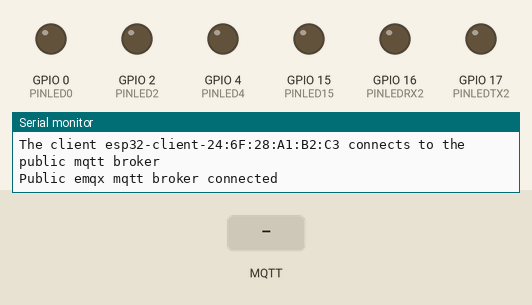
The sketch below on a simulated ESP32. On the bench: output pins drawn as LEDs (lit = HIGH), the last lines printed to the serial monitor. The inputs (shaded band) are chosen by the test bench. WiFi joins after 1.5 s; servers stay silent unless stated; no MQTT or app messages arrive unless stated.

Above: at 2.7 s.
2.8 s: MQTT message "0" arrives on the first subscribed topic
At 3.1 s:
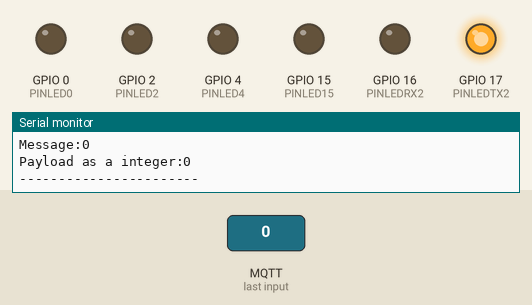
4.3 s: MQTT message "2" arrives on the first subscribed topic
At 5.4 s:
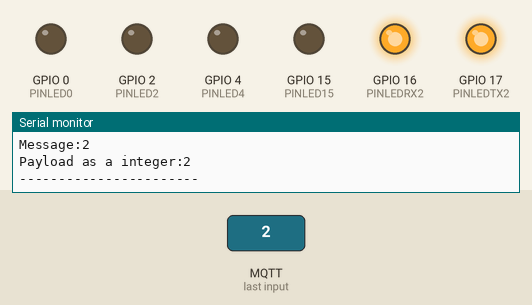
5.8 s: MQTT message "1" arrives on the first subscribed topic
At 6.6 s:
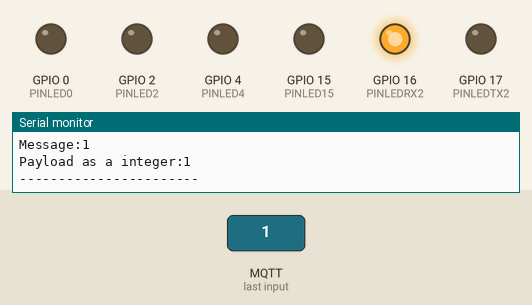
7.3 s: MQTT message "4" arrives on the first subscribed topic
At 7.7 s:
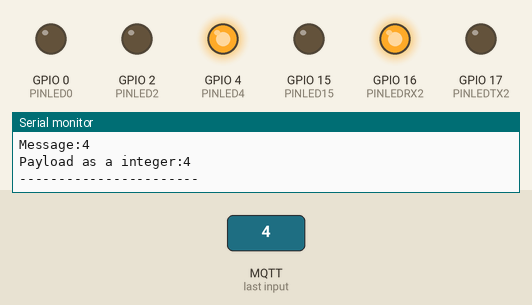
8.8 s: MQTT message "on" arrives on the first subscribed topic
At 10.0 s:
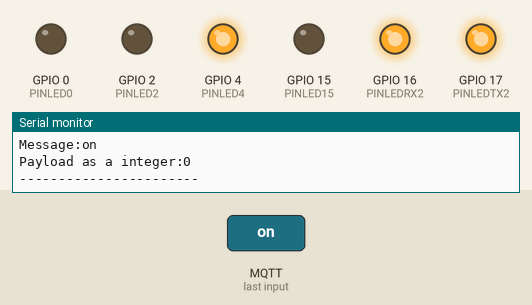
10.3 s: MQTT message "3" arrives on the first subscribed topic
At 11.2 s:
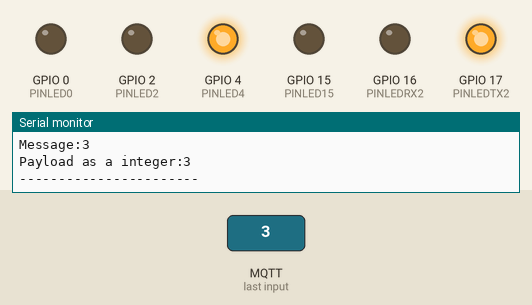
Timing chart, 0 to 12.8 s (numbered marks = the images above; inputs shaded):
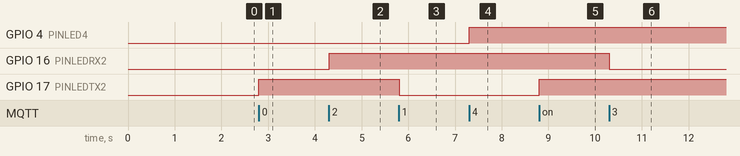

The sketch:

MqttCodeTestWorking_Rod_PinesADC2.ino
```cpp
#include <WiFi.h>
#include <PubSubClient.h>

// WiFi
const char *ssid = "ppasinomas";     // Enter your WiFi name
const char *password = "Pepe2013=";  // Enter WiFi password

// MQTT Broker
const char *mqtt_broker = "broker.emqx.io";  // broker address
const char *topic = "Esp32/Test";            // define topic
const char *mqtt_username = "RodSturmm";     // username for authentication
const char *mqtt_password = "racing20188";   // password for authentication
const int mqtt_port = 1883;                  // port of MQTT over TCP

// Output control components
#define PINLEDTX2 17
#define PINLEDRX2 16
#define PINLED4 4
#define PINLED2 2
#define PINLED15 15
#define PINLED0 0
int PAYLOADINT;

// Define espClient as a WiFiClient object class and  client as PubSubClient object class.
WiFiClient espClient;
PubSubClient client(espClient);

void setup() {
  // Set PINLED as output
  pinMode(PINLEDTX2, OUTPUT);
  pinMode(PINLEDRX2, OUTPUT);
  pinMode(PINLED4, OUTPUT);
  pinMode(PINLED2, OUTPUT);
  pinMode(PINLED15, OUTPUT);
  pinMode(PINLED0, OUTPUT);
  // Set software serial baud to 115200;
  Serial.begin(115200);
  // connecting to a WiFi network
  WiFi.begin(ssid, password);
  while (WiFi.status() != WL_CONNECTED) {
    delay(500);
    Serial.println("Connecting to WiFi..");
  }
  Serial.println("Connected to the WiFi network");
  //connecting to a mqtt broker
  client.setServer(mqtt_broker, mqtt_port);
  client.setCallback(callback);
  while (!client.connected()) {
    String client_id = "esp32-client-";
    client_id += String(WiFi.macAddress());
    Serial.printf("The client %s connects to the public mqtt broker\n", client_id.c_str());
    if (client.connect(client_id.c_str(), mqtt_username, mqtt_password)) {
      Serial.println("Public emqx mqtt broker connected");
    } else {
      Serial.print("failed with state ");
      Serial.print(client.state());
      delay(2000);
    }
  }
  // publish and subscribe
  client.publish(topic, "Hola EMQX I'm ESP32 ^^");
  client.subscribe(topic);
}

void callback(char *topic, byte *payload, unsigned int length) {
  Serial.print("Message arrived in topic: ");
  Serial.println(topic);
  Serial.print("Message:");

  for (int i = 0; i < length; i++) {
    Serial.print((char)payload[i]);
  }

  char payload_string[length + 1];

  memcpy(payload_string, payload, length);
  payload_string[length] = '\0';
  PAYLOADINT = atoi(payload_string);

  Serial.println();
  Serial.print("Payload as a integer:");
  Serial.print(PAYLOADINT);

  Serial.println();
  Serial.println("-----------------------");

  if(PAYLOADINT == 0){
    digitalWrite(PINLEDTX2, HIGH);
  }
  else if(PAYLOADINT == 1){
    digitalWrite(PINLEDTX2, LOW);
  }


  else if(PAYLOADINT == 2){
    digitalWrite(PINLEDRX2, HIGH);
  }
  else if(PAYLOADINT == 3){
    digitalWrite(PINLEDRX2, LOW);
  }


  else if(PAYLOADINT == 4){
    digitalWrite(PINLED4, HIGH);
  }
  else if(PAYLOADINT == 5){
    digitalWrite(PINLED4, LOW);
  }


  else if(PAYLOADINT == 6){
    digitalWrite(PINLED2, HIGH);
  }
  else if(PAYLOADINT == 7){
    digitalWrite(PINLED2, LOW);
  }


  else if(PAYLOADINT == 8){
    digitalWrite(PINLED15, HIGH);
  }
  else if(PAYLOADINT == 9){
    digitalWrite(PINLED15, LOW);
  }


  else if(PAYLOADINT == 10){
    digitalWrite(PINLED0, HIGH);
  }
  else if(PAYLOADINT == 11){
    digitalWrite(PINLED0, LOW);
  }

}

void loop() {
  client.loop();
}
```

Measured:
- after the input at 2.8 s, GPIO 17 (PINLEDTX2): LOW → HIGH at once
- after the input at 4.3 s, GPIO 16 (PINLEDRX2): LOW → HIGH at once
- after the input at 5.8 s, GPIO 17 (PINLEDTX2): HIGH → LOW at once
- after the input at 7.3 s, GPIO 4 (PINLED4): LOW → HIGH at once
- after the input at 8.8 s, GPIO 17 (PINLEDTX2): LOW → HIGH at once
- after the input at 10.3 s, GPIO 16 (PINLEDRX2): HIGH → LOW at once
